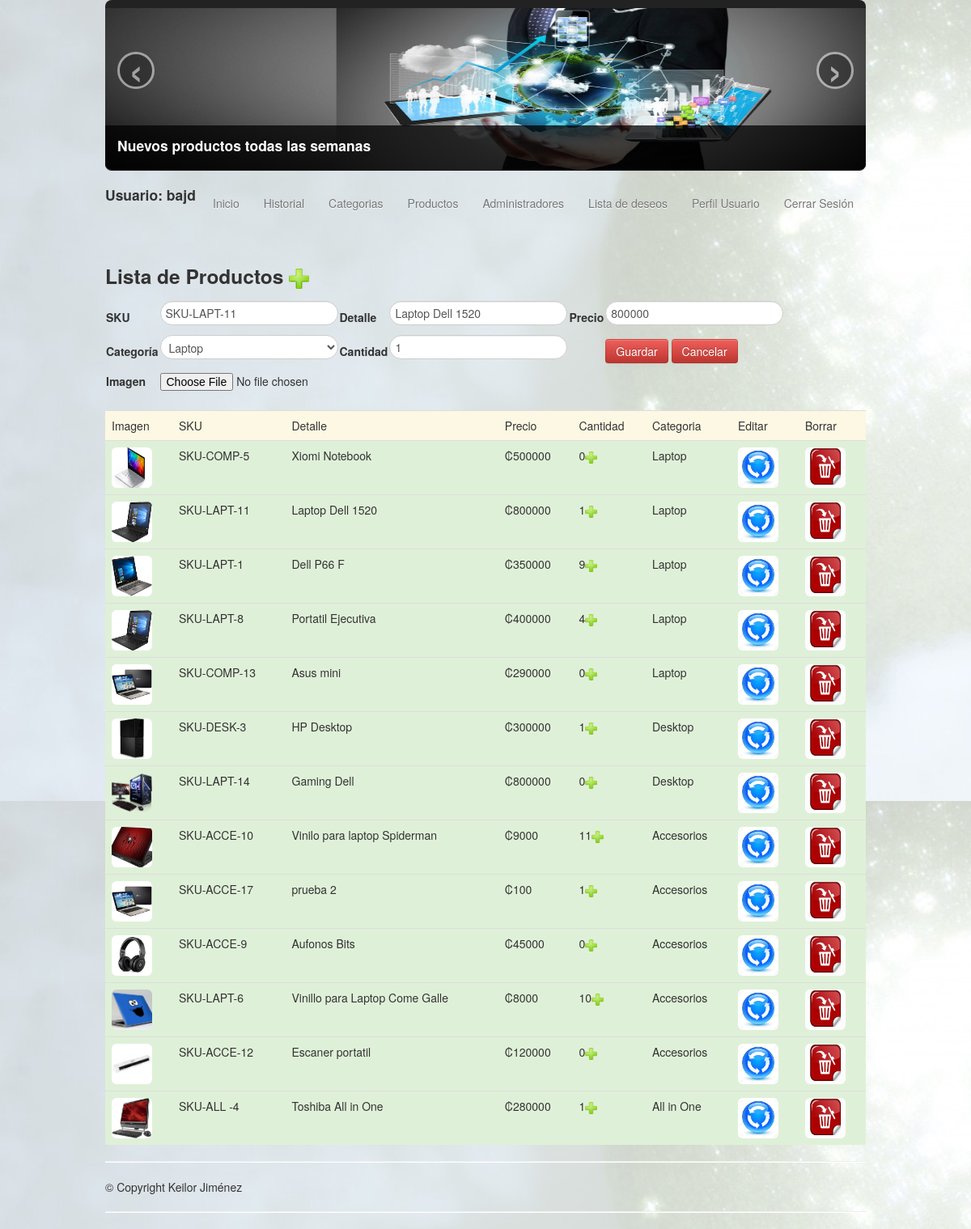
The app's page /admin_products.php?action=edit&id=11 (signed in) with its own data.
### tables this page shows
CREATE TABLE `products` (
  `id` int(11) NOT NULL,
  `sku` varchar(15) NOT NULL,
  `description` varchar(30) NOT NULL,
  `price` double NOT NULL,
  `in_stock` int(11) NOT NULL,
  `image_file` varchar(100) NOT NULL,
  `id_category` int(11) NOT NULL
);

CREATE TABLE `categories` (
  `id` int(11) NOT NULL,
  `description` varchar(30) NOT NULL,
  `id_supercategory` int(11) NOT NULL,
  `state` tinyint(1) NOT NULL
);

### class/products.php (called while the page is built, shortened)
<?php
class products
{
	private $connect_db;
	function products()	{
		$this->connect_db 	= $_SESSION['connect'];
	}
	function select($category, $id, $sku) {
		$where = '';
		if ($id <> '') {
			$where = "WHERE prod.id = '$id' ";
		}
		$sql=("SELECT prod.sku, prod.description, prod.price, prod.in_stock, prod.image_file, cat.description category, prod.id_category, prod.id
			FROM products prod
			 LEFT JOIN categories cat
			 ON prod.id_category = cat.id " .
			 $where .
			 " ORDER BY cat.id ASC");
		$cont = 0;
		$products = array();
		$qSelect = $this->connect_db->query($sql);
		if ($qSelect <> 'Error') {
			while($product = $qSelect->fetch_object()){
				$products['id='.$cont] = $product->id;
	            $products['sku='.$cont] = $product->sku;
	            $products['description='.$cont] = $product->description;
	            $products['price='.$cont] = $product->price;
	            $products['in_stock='.$cont] = $product->in_stock;
	            $products['id_category='.$cont] = $product->id_category;
	            $products['category='.$cont] = $product->category;
	            $products['img='.$cont] = $product->image_file;
	            $cont++;
          	}
          }
		return $products;
	}
}
?>

### include/form_product.php (the view, shortened to what this page needs)
<?php
if ($action == 'new') {
	$product_edit = null;
	echo "<form  action='../admin_products.php?action=insert' method='post' enctype='multipart/form-data' >";
}  elseif ($action == 'edit') {
	$product_edit = $oProducto->select('', $id,'');
	echo "<form action='../admin_products.php?action=update&id=$id&img=" .             $product_edit['img=0']."' method='post' enctype='multipart/form-data'>";
}
        ?>
		<table >
			<tr>
				<td>
					<b>SKU</b>
				</td>
				<td>
					<input style="border-radius:15px;" type="text" name="sku" placeholder="Automático SKU-CATE-#" maxlength="15" value="<?php echo $product_edit['sku=0']; ?>">
				</td>
				<td>
					<b>Detalle</b>
				</td>
				<td>
					<input style="border-radius:15px;" type="text" name="description" required value="<?php echo $product_edit['description=0'] ?>">
				</td>
				<td>
					<b>Precio</b>
				</td>
				<td>
					<input style="border-radius:15px;" type="number" name="price" required value="<?php echo $product_edit['price=0']; ?>">
				</td>
			</tr>
			<tr>
				<td>
					<b>Categoría</b>
				</td>
				<td>
					<select name="id_category" style="border-radius:15px;">
						<option value="<?php echo $product_edit['id_category=0'];?>"><?php echo $product_edit['category=0'];?></option>
	        		</select>
				</td>
				<td>
					<b>Cantidad</b>
				</td>
				<td>
					<input style="border-radius:15px;" type="number" name="in_stock" required value="<?php echo $product_edit['in_stock=0'] ?>">
				</td>
				<td>
				</td>
				<td>
					<input type='submit' class='btn btn-danger' value='Guardar'>
					<input type="submit" class="btn btn-danger" value="Cancelar" onclick = "window.location.href='../admin_products.php'">
				</td>
			</tr>
			<tr>
				<td>
					<b>Imagen</b>
				</td>
				<td colspan="6">
					<input id="imagen" name="imagen" size="30" type="file">
				</td>
			</tr>
		</table>
</form>

### records on screen
products: sku "SKU-LAPT-11", description "Laptop Dell 1520", price "800000", id_category "Laptop", in_stock "1"

### other values on screen
$_SESSION['username'] "bajd"
$products['sku='.$i] "SKU-COMP-5"
$products['description='.$i] "Xiomi Notebook"
$products['price='.$i] "500000"
$products['in_stock='.$i] "0"
$products['category='.$i] "Laptop"
$products['sku='.$i] "SKU-LAPT-11"
$products['description='.$i] "Laptop Dell 1520"
$products['price='.$i] "800000"
$products['in_stock='.$i] "1"
$products['sku='.$i] "SKU-LAPT-1"
$products['description='.$i] "Dell P66 F"
$products['price='.$i] "350000"
$products['in_stock='.$i] "9"
$products['sku='.$i] "SKU-LAPT-8"
